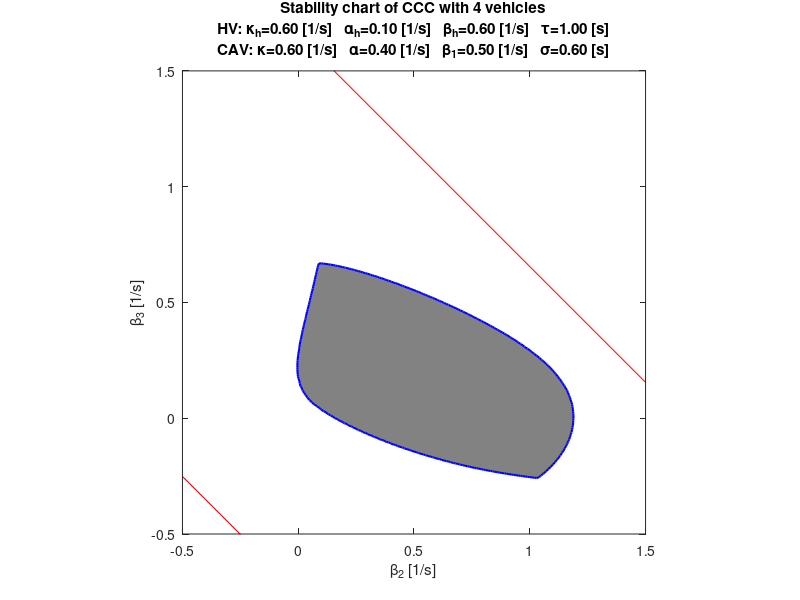

This figure's MATLAB source:
%% Create stability charts for CCC in a 4 vehicle scenario
clear; %close all; clc;

%% Parameters
% HV
kappah=0.6;
alphah=0.1;
betah=0.6;
tau=1.0;
% CAV
kappa=0.6;
alpha=0.4;
sigma=0.6;
beta1=0.5; % 0.0, 0.5, 1.0

% range of parameters
beta2min=-0.5;  % -0.5,   0
beta2max=1.5;   %  1.5, 1.2
beta3min=-0.5;  % -0.5,   0
beta3max=1.5;   %  1.5, 1.2
beta2st=200;
beta3st=200;
aspect_ratio=1;

% range of frequencies
ommin=0;
ommax=2*pi;
dom=2*pi/200;

%% Frequency response
% grid in plane of parameters
beta2_v=linspace(beta2min,beta2max,beta2st+1);	% vector of parameter values
beta3_v=linspace(beta3min,beta3max,beta3st+1);	% vector of parameter values
om_v=ommin:dom:ommax;                           % vector of frequency values
[beta2,beta3,om]=meshgrid(beta2_v,beta3_v,om_v);% matrix of parameter and frequency

% link transfer function
% HV
T12=(1i*betah*om+alphah*kappah)./...
  (-om.^2.*exp(1i*om*tau)+1i*(alphah+betah).*om+alphah*kappah);
T23=T12;
% CAV
D=(-om.^2.*exp(1i*om*sigma)+1i*(alpha+beta1+beta2+beta3).*om+alpha*kappa);
T01=(1i*beta1.*om+alpha*kappa)./D;
T02=1i*beta2.*om./D;
T03=1i*beta3.*om./D;

% head-to-tail transfer function
G03=T01.*T12.*T23+T02.*T23+T03;

% matrix of maximum head-to-tail transfer function magnitudes
Mmax = max(abs(G03(:,:,0<om_v)),[],3);

% plant stability boundaries
Om1=fsolve(@(Om)alpha-Om^2*cos(Om*sigma)/kappa,0.5);
Om2=fsolve(@(Om)alpha-Om^2*cos(Om*sigma)/kappa,2.5);
sumbetaI=Om1*sin(Om1*sigma)-alpha;
sumbetaII=Om2*sin(Om2*sigma)-alpha;

%% Stability chart
figure(1); clf; hold on; box on;
contourf(beta2(:,:,1),beta3(:,:,1),-Mmax,-[1 1],'b','Linewidth',1.5);
colormap gray
plot([beta2min,beta2max],sumbetaI-beta1-[beta2min,beta2max],'r');
plot([beta2min,beta2max],sumbetaII-beta1-[beta2min,beta2max],'r');
axis([beta2min beta2max beta3min beta3max]);
pbaspect([aspect_ratio,1,1]);
xlabel('\beta_2 [1/s]');
ylabel('\beta_3 [1/s]');
title(['Stability chart of CCC with 4 vehicles',10,...
       'HV: \kappa_h=',num2str(kappah,'%3.2f'),' [1/s]   ',...
       '\alpha_h=',num2str(alphah,'%3.2f'),' [1/s]   ',...
       '\beta_h=',num2str(betah,'%3.2f'),' [1/s]   ',...
       '\tau=',num2str(tau,'%3.2f'),' [s]',10,...
       'CAV: \kappa=',num2str(kappa,'%3.2f'),' [1/s]   ',...
       '\alpha=',num2str(alpha,'%3.2f'),' [1/s]   ',...
       '\beta_{1}=',num2str(beta1,'%3.2f'),' [1/s]   ',...
       '\sigma=',num2str(sigma,'%3.2f'),' [s]']);
   
%% Plot points on existing stability chart
% hold on; plot([0,0.5,0,0.5],[0,0,0.5,0.5],'bx');